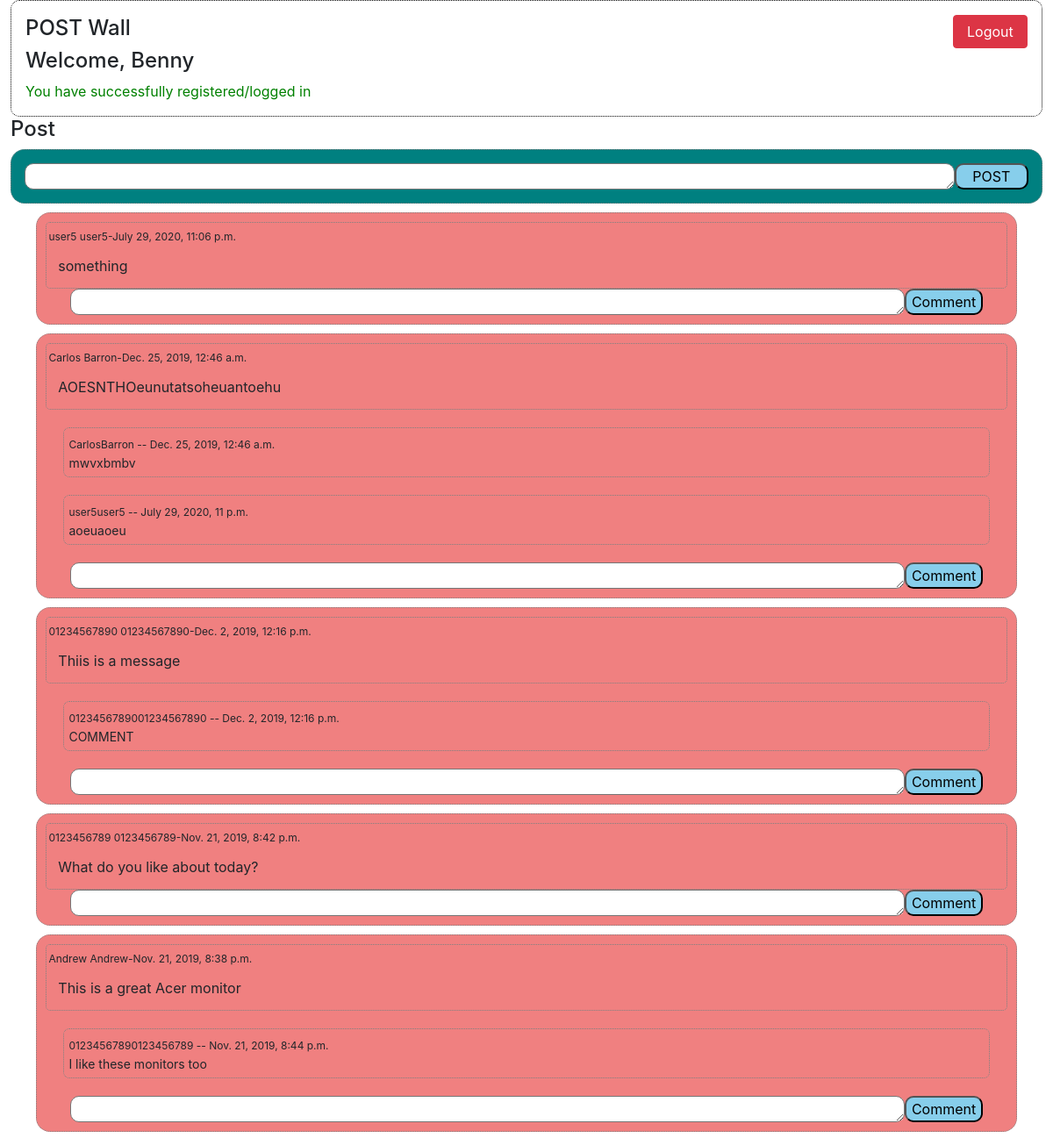
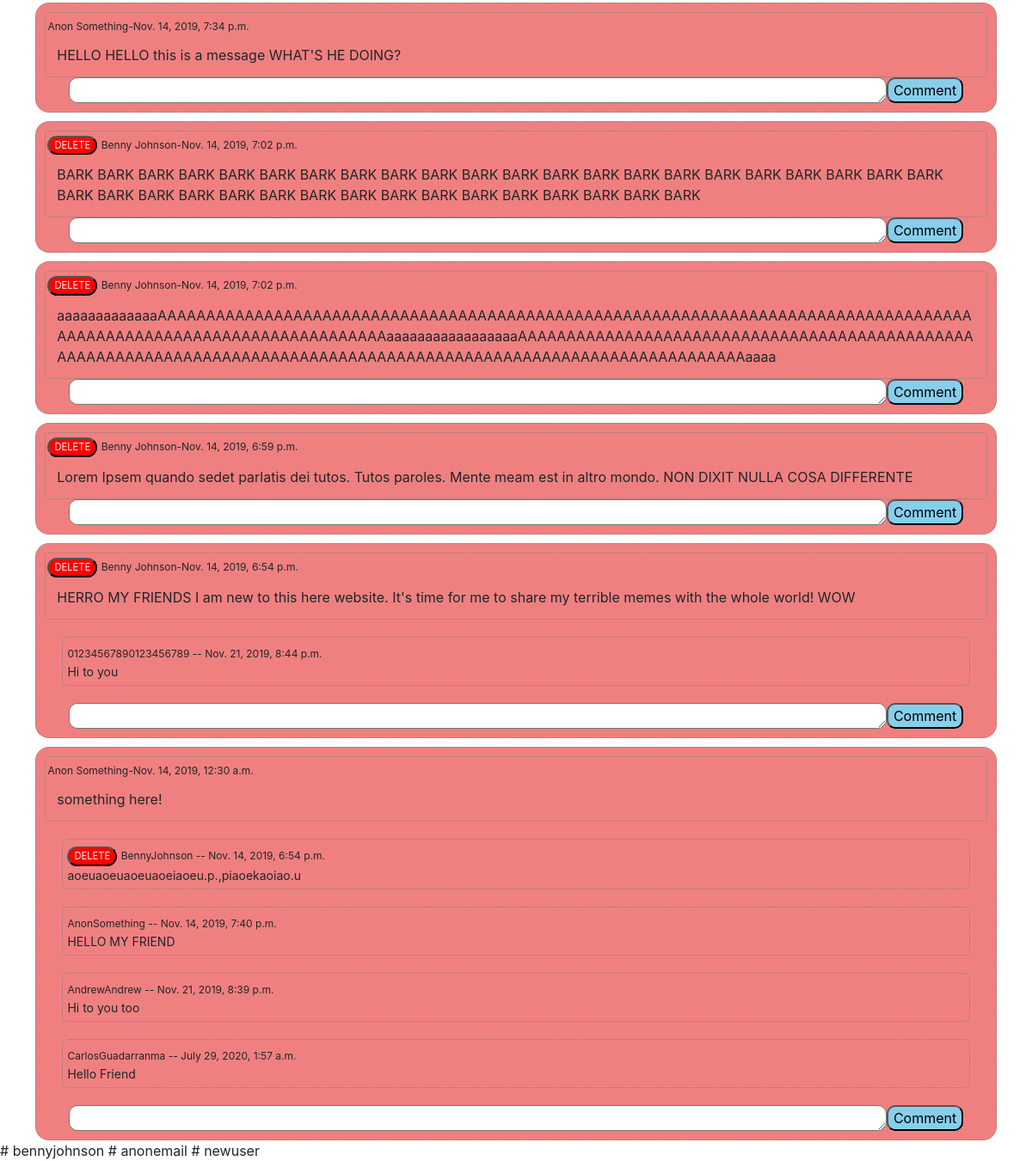
/success (signed in), run on the app's committed database (2 pictures, top to bottom).
### Login_Registration/models.py (models this page shows)
class User(models.Model):
    first_name = models.CharField(max_length=255)
    last_name = models.CharField(max_length=255)
    birthday = models.DateTimeField(null = True)
    email = models.CharField(max_length=255)
    password = models.CharField(max_length=255)
    created_at = models.DateTimeField(auto_now_add=True)
    updated_at = models.DateTimeField(auto_now=True)
    objects = userManager()

class Message(models.Model):
    message = models.TextField()
    user = models.ForeignKey(User, related_name="messages", on_delete = models.CASCADE)
    created_at = models.DateTimeField(auto_now_add=True)
    updated_at = models.DateTimeField(auto_now=True)

class Comment(models.Model):
    this_comment = models.TextField()
    user = models.ForeignKey(User, related_name="comments", on_delete = models.CASCADE)
    message = models.ForeignKey(Message, related_name="reply", on_delete = models.CASCADE)
    created_at = models.DateTimeField(auto_now_add=True)
    updated_at = models.DateTimeField(auto_now=True)

### Login_Registration/views.py (the view)
# urls.py: path('success', views.success),
def success(request):
    if 'LoggedInEmail' not in request.session:
        return redirect('/')
    loggedIn = User.objects.get(email = request.session['LoggedInEmail'])
    thisUser = loggedIn.first_name
    thisUser_id = loggedIn.id
    messages = Message.objects.all()
    comments = Comment.objects.all()
    context = {
        'thisUser_id' : thisUser_id,
        'first_name': thisUser,
        'all_messages' : messages,
        'comments' : comments
    }
    return render(request, 'success.html', context)

### Login_Registration/templates/success.html (shortened to what this page needs)
<!DOCTYPE html>
<html lang="en">
<head>
		<link rel="stylesheet" href="https://stackpath.bootstrapcdn.com/bootstrap/4.1.3/css/bootstrap.min.css">
</head>
<body>
				<div class="container_big">
								<div class="top_bar p-3">
                  <div class="top-line">
                    <h4>POST Wall</h4>
                    <a href="/logout" class="logout-button btn btn-danger"> Logout </a>
                  </div>
                  <h4>Welcome, {{ first_name }}</h4>
                  <p style="color:green;" > You have successfully registered/logged in </p>
								</div>
								<div class="contents">
										<h4>Post</h4>
										<form action="/post_message" method="post" class="messagebox">
												<textarea name="message" rows="1"></textarea>
												<input type="submit" value="POST" class="button">
										</form>
										{% for text in all_messages reversed %}
												<div class="message_container">
														<div class="message_posted">
																{% if text.user.id == thisUser_id %}
																		<form action="/delete_message" method="post" class="delete-form">
																				<input type="submit" value="DELETE" class="delete_button">
																		</form>
																{% endif %}
														<p class="user_info">{{ text.user.first_name }} {{ text.user.last_name }}-{{text.created_at}}</p>
														<p class="message">{{ text.message }}</p>
														</div>
																{% for comment in text.reply.all %}
																		<div class="reply">
																						{% if comment.user.id == thisUser_id %}
																								<form action="/delete_comment" method="post" class="delete-form">
																										<input type="submit" value="DELETE" class="delete_button">
																								</form>
																						{% endif %}
																				<p class="user_info_comment"> {{comment.user.first_name}}{{comment.user.last_name}} -- {{comment.created_at}} </p>
																				<p class="text-comm">{{ comment.this_comment }}</p>
																		</div>
																{% endfor %}
                              <form action="/post_comment" method="post" class="commentbox">
                                <textarea name="comment" id="" rows="1"></textarea>
                                <input type="submit" value="Comment" class="button">
														</form>
												</div>
										{% endfor %}
								</div>
						</div>
</body>
</html>

### Login_Registration/templates/success.html (style rules this page uses)
h4 { width: 100%; }
p { margin: auto; word-wrap: break-word; }
.top-line { display: flex; align-items: center; }
.top_bar { border: dotted black 1px; border-radius: 10px; }
.logout-button { width: 90px; }
.container_big { width: 98%; margin: auto; }
.message { margin: auto; margin-bottom: 11px; margin-top: 11px; width: 80%; word-wrap: break-word; text-align: left; }
p.message { width: 98%; }
.message_container { background-color: lightcoral; padding: 10px; width: 95%; margin: auto; text-align: center; margin-top: 10px; border: grey dotted 1px; border-radius: 16px; }
.messagebox { background-color: teal; padding: 15px; border: grey dotted 1px; border-radius: 16px; display: flex; align-items: center; }
.reply { text-align: left; padding: 5px; margin: 20px; border: grey dotted 1px; border-radius: 7px; }
.user_info, .delete_button { display: inline-block; }
.user_info { text-align: left; display: inline-block; font-size: 12px; }
.user_info_comment { font-size: 12px; }
.user_info_comment, .delete-form { display: inline-block; }
.message_posted { text-align: left; border: dotted grey 1px; border-radius: 5px; padding: 2px; }
.button { border-radius: 10px; background-color: skyblue; color:black; width: 90px; }
.delete_button { font-size: .7rem; background-color: red; color: whitesmoke; border-radius: 12px; }
textarea { border-radius: 10px; width: 100%; }
.text-comm { font-size: 14px; }
.commentbox { text-align: right; display: flex; align-items: center; margin: auto; width: 95%; }

### data on the page
User: first_name "Benny"
Message: user.first_name "user5", user.last_name "user5", created_at "July 29, 2020, 11:06 p.m.", message "something"
Message: user.first_name "Carlos", user.last_name "Barron", created_at "Dec. 25, 2019, 12:46 a.m.", message "AOESNTHOeunutatsoheuantoehu"
Comment: user.first_name "Carlos", user.last_name "Barron", created_at "Dec. 25, 2019, 12:46 a.m.", this_comment "mwvxbmbv"
Comment: user.first_name "user5", user.last_name "user5", created_at "July 29, 2020, 11 p.m.", this_comment "aoeuaoeu"
Message: user.first_name "01234567890", user.last_name "01234567890", created_at "Dec. 2, 2019, 12:16 p.m.", message "Thiis is a message"
Comment: user.first_name "01234567890", user.last_name "01234567890", created_at "Dec. 2, 2019, 12:16 p.m.", this_comment "COMMENT"
Message: user.first_name "0123456789", user.last_name "0123456789", created_at "Nov. 21, 2019, 8:42 p.m.", message "What do you like about today?"
Message: user.first_name "Andrew", user.last_name "Andrew", created_at "Nov. 21, 2019, 8:38 p.m.", message "This is a great Acer monitor"
Comment: user.first_name "0123456789", user.last_name "0123456789", created_at "Nov. 21, 2019, 8:44 p.m.", this_comment "I like these monitors too"
Message: user.first_name "Anon", user.last_name "Something", created_at "Nov. 14, 2019, 7:34 p.m.", message "HELLO HELLO this is a message WHAT'S HE DOING?"
Message: user.first_name "Benny", user.last_name "Johnson", created_at "Nov. 14, 2019, 7:02 p.m.", message "BARK BARK BARK BARK BARK BARK BARK BARK BARK BARK BARK BARK BARK BARK BARK BARK BARK BARK BARK BARK BARK BARK BARK BARK BARK BARK BARK BARK BARK BARK BARK BARK BARK BARK BARK BARK BARK BARK"
Message: user.first_name "Benny", user.last_name "Johnson", created_at "Nov. 14, 2019, 7:02 p.m.", message "aaaaaaaaaaaaaAAAAAAAAAAAAAAAAAAAAAAAAAAAAAAAAAAAAAAAAAAAAAAAAAAAAAAAAAAAAAAAAAAAAAAAAAAAAAAAAAAAAAAAAAAAAAAAAAAAAAAAAAAAAAAAAAAAAAAaaaaaaaaaaaaaaaaaAAAAAAAAAAAAAAAAAAAAAAAAAAAAAAAAAAAAAAAAAAAAAAAAAAAAAAAAAAAAAAAAAAAAAAAAAAAAAAAAAAAAAAAAAAAAAAAAAAAAAAAAAAAAAAAAAAAAAAaaaa"
Message: user.first_name "Benny", user.last_name "Johnson", created_at "Nov. 14, 2019, 6:59 p.m.", message "Lorem Ipsem quando sedet parlatis dei tutos. Tutos paroles. Mente meam est in altro mondo. NON DIXIT NULLA COSA DIFFERENTE"
Message: user.first_name "Benny", user.last_name "Johnson", created_at "Nov. 14, 2019, 6:54 p.m.", message "HERRO MY FRIENDS I am new to this here website. It's time for me to share my terrible memes with the whole world! WOW"
Comment: user.first_name "0123456789", user.last_name "0123456789", created_at "Nov. 21, 2019, 8:44 p.m.", this_comment "Hi to you"
Message: user.first_name "Anon", user.last_name "Something", created_at "Nov. 14, 2019, 12:30 a.m.", message "something here!"
Comment: user.first_name "Benny", user.last_name "Johnson", created_at "Nov. 14, 2019, 6:54 p.m.", this_comment "aoeuaoeuaoeuaoeiaoeu.p.,piaoekaoiao.u"
Comment: user.first_name "Anon", user.last_name "Something", created_at "Nov. 14, 2019, 7:40 p.m.", this_comment "HELLO MY FRIEND"
Comment: user.first_name "Andrew", user.last_name "Andrew", created_at "Nov. 21, 2019, 8:39 p.m.", this_comment "Hi to you too"
Comment: user.first_name "Carlos", user.last_name "Guadarranma", created_at "July 29, 2020, 1:57 a.m.", this_comment "Hello Friend"
